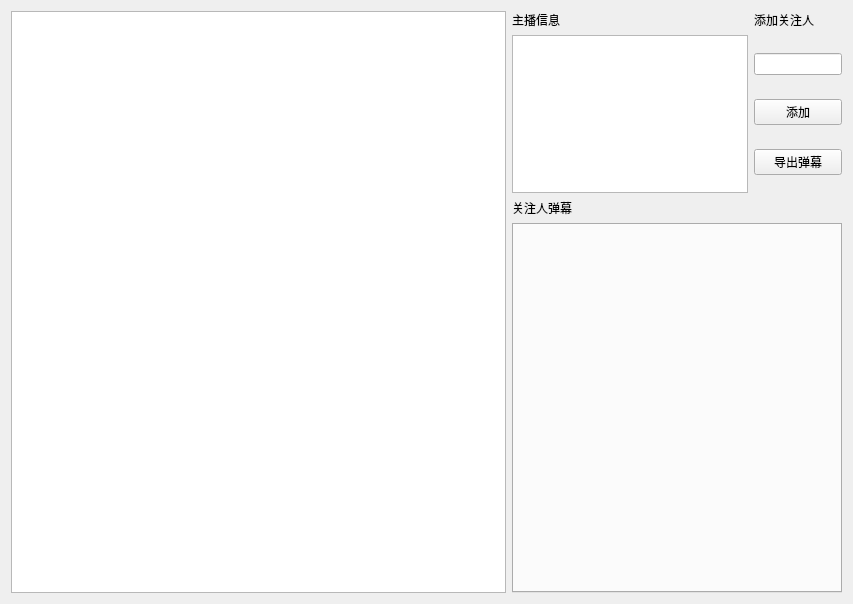
<?xml version="1.0" encoding="UTF-8"?>
<ui version="4.0">
 <class>viewwidget</class>
 <widget class="QWidget" name="viewwidget">
  <property name="geometry">
   <rect>
    <x>0</x>
    <y>0</y>
    <width>853</width>
    <height>604</height>
   </rect>
  </property>
  <property name="windowTitle">
   <string>Form</string>
  </property>
  <layout class="QGridLayout" name="gridLayout">
   <item row="0" column="0">
    <layout class="QHBoxLayout" name="horizontalLayout" stretch="6,4">
     <item>
      <layout class="QVBoxLayout" name="verticalLayout_3">
       <item>
        <widget class="QTextBrowser" name="textBrowser">
         <property name="styleSheet">
          <string notr="true">border-image:url(background.jpg)</string>
         </property>
         <property name="openExternalLinks">
          <bool>false</bool>
         </property>
         <property name="openLinks">
          <bool>false</bool>
         </property>
        </widget>
       </item>
      </layout>
     </item>
     <item>
      <layout class="QGridLayout" name="gridLayout_2" rowstretch="0,3,0,7">
       <item row="0" column="0">
        <widget class="QLabel" name="label">
         <property name="text">
          <string>主播信息</string>
         </property>
        </widget>
       </item>
       <item row="0" column="1">
        <widget class="QLabel" name="label_3">
         <property name="text">
          <string>添加关注人</string>
         </property>
        </widget>
       </item>
       <item row="3" column="0" colspan="2">
        <widget class="QTabWidget" name="tabWidget">
         <property name="currentIndex">
          <number>-1</number>
         </property>
        </widget>
       </item>
       <item row="1" column="0">
        <widget class="QListWidget" name="listWidget"/>
       </item>
       <item row="1" column="1">
        <layout class="QVBoxLayout" name="verticalLayout">
         <item>
          <widget class="QLineEdit" name="lineEdit"/>
         </item>
         <item>
          <widget class="QPushButton" name="pushButton">
           <property name="text">
            <string>添加</string>
           </property>
          </widget>
         </item>
         <item>
          <widget class="QPushButton" name="pushButton_2">
           <property name="text">
            <string>导出弹幕</string>
           </property>
          </widget>
         </item>
        </layout>
       </item>
       <item row="2" column="0" colspan="2">
        <widget class="QLabel" name="label_2">
         <property name="text">
          <string>关注人弹幕</string>
         </property>
        </widget>
       </item>
      </layout>
     </item>
    </layout>
   </item>
  </layout>
 </widget>
 <resources/>
 <connections/>
</ui>
